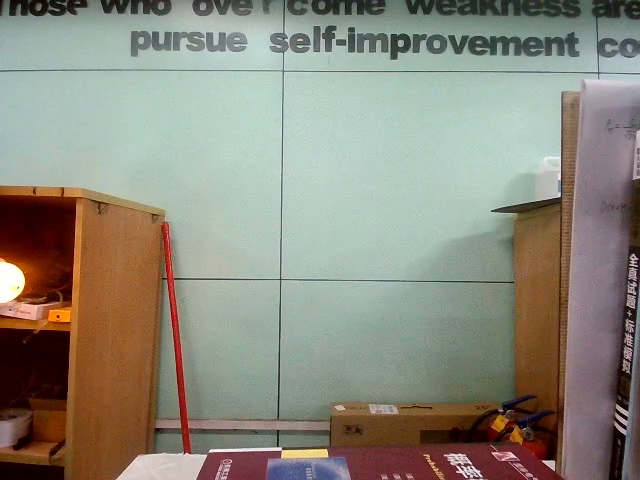
//> input picture frame 4 of Opencv/images/3.mp4, 640 x 480 px
$ ./test31   (built with g++ and OpenCV 4)
//> lines starting //> are read from the running program, lines starting //| are printed output that depends on the picture
//> further down, frame is the input picture: 480 rows x 640 cols, CV_8UC3; mean B, G, R 125.3, 137.6, 140.5
#include <opencv2/opencv.hpp>
#include <opencv2/imgproc.hpp>
#include <iostream>

using namespace cv;
using namespace std;

class ImageDeblur {
private:
    // 运动去模糊参数
    const int MOTION_KERNEL_SIZE = 15;  // 增大核大小以处理更严重的运动模糊
    const double ANGLE_STEP = 15.0;     // 角度步进
    const int NUM_ANGLES = 24;          // 360/15 = 24个角度

public:
    Mat processFrame(const Mat& frame) {
        Mat result;
        frame.copyTo(result);

        // 步骤1: 运动方向估计和去模糊
        Mat best_deblurred;
        double best_variance = 0;

        // 对不同角度进行去模糊尝试
        for(int i = 0; i < NUM_ANGLES; i++) {
            double angle = i * ANGLE_STEP;
            Mat motion_kernel = getMotionKernel(MOTION_KERNEL_SIZE, angle);

            Mat deblurred;
            deconvolution(frame, deblurred, motion_kernel);

            // 计算清晰度评估指标
            double variance = calculateVariance(deblurred);

            if(variance > best_variance) {
                best_variance = variance;
                deblurred.copyTo(best_deblurred);
            }
        }
//> this loop made 24 passes
//> (stddev in calculateVariance, variance, best_variance) on passes 1 to 5: (Scalar(57.25), 3277.8, 3277.8), (Scalar(57.6), 3317.3, 3317.3), (Scalar(57.87), 3349.1, 3349.1), (Scalar(58.1), 3375.9, 3375.9), (Scalar(58.12), 3377.8, 3377.8)
//> (stddev in calculateVariance, variance) on passes 6 to 11: (Scalar(58.02), 3366.4), (Scalar(57.65), 3323.9), (Scalar(57.97), 3360.5), (Scalar(58.1), 3375.6), (Scalar(58.02), 3366.1), (Scalar(57.76), 3336.2)
//> pass 1, in calculateVariance, `cvtColor(img, gray, COLOR_BGR2GRAY);`:
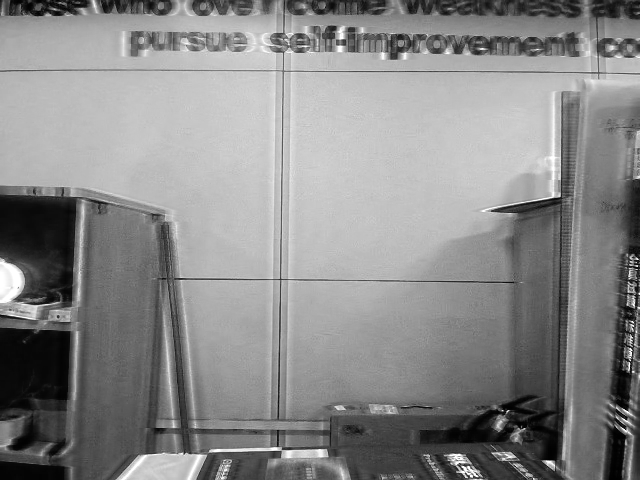
//> gray: 480 rows x 640 cols, CV_8UC1; min 0, max 255, mean 137
//> after the loop:
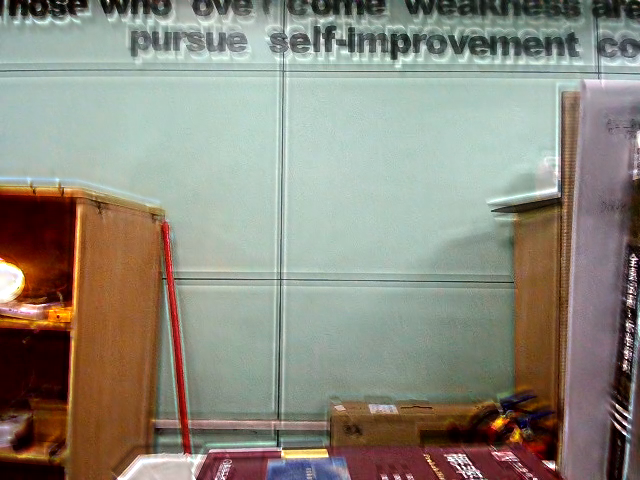
//> best_deblurred: 480 rows x 640 cols, CV_8UC3; mean B, G, R 125.2, 137.5, 140.5
//> after the loop, best_variance = 3377.8

        // 步骤2: 自适应锐化
        Mat sharpened;
        adaptiveSharpening(best_deblurred, sharpened);

        // 步骤3: 去噪同时保持边缘
        bilateralFilter(sharpened, result, 9, 75, 75);

        return result;
    }

private:
    // 生成运动模糊核
    Mat getMotionKernel(int size, double angle) {
        Mat kernel = Mat::zeros(size, size, CV_32F);
        Point center(size/2, size/2);
        double rad = angle * CV_PI / 180.0;
        double cos_val = cos(rad);
        double sin_val = sin(rad);

        // 在核上画一条线来模拟运动模糊
        Point2f direction(cos_val, sin_val);
        line(kernel,
             Point(center.x - direction.x * size/2, center.y - direction.y * size/2),
             Point(center.x + direction.x * size/2, center.y + direction.y * size/2),
             1.0, 1);

        kernel = kernel / sum(kernel);
        return kernel;
    }

    // 使用Richardson-Lucy算法进行去卷积
    void deconvolution(const Mat& src, Mat& dst, const Mat& kernel, int iterations = 5) {
        Mat float_src;
        src.convertTo(float_src, CV_32F);

        // 初始估计
        float_src.copyTo(dst);

        Mat kernel_flip;
        flip(kernel, kernel_flip, -1);

        for(int i = 0; i < iterations; i++) {
            Mat conv;
            filter2D(dst, conv, -1, kernel);

            Mat ratio;
            divide(float_src, conv + 1e-10, ratio);

            Mat est;
            filter2D(ratio, est, -1, kernel_flip);

            multiply(dst, est, dst);
        }

        dst.convertTo(dst, CV_8U);
    }

    // 计算图像方差作为清晰度度量
    double calculateVariance(const Mat& img) {
        Mat gray;
        if(img.channels() > 1)
            cvtColor(img, gray, COLOR_BGR2GRAY);
        else
            img.copyTo(gray);

        Scalar mean, stddev;
        meanStdDev(gray, mean, stddev);

        return stddev[0] * stddev[0];
    }

    // 自适应锐化
    void adaptiveSharpening(const Mat& src, Mat& dst) {
        Mat laplacian;
        Laplacian(src, laplacian, CV_32F, 3);
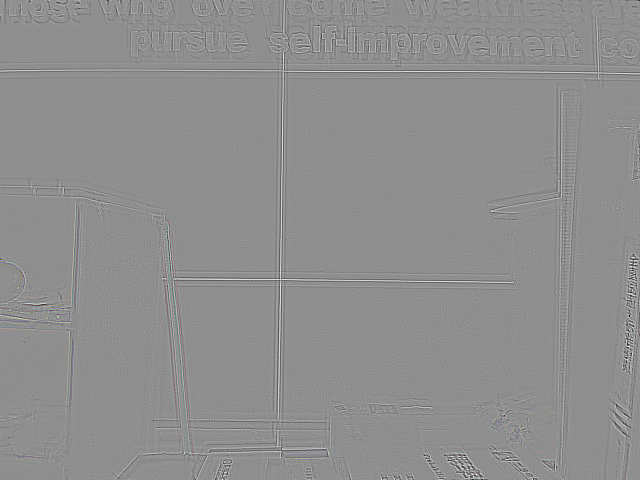
//> laplacian: 480 rows x 640 cols, CV_32FC3; mean B, G, R 0, 0, 0; drawn with min black and max white

        // 计算局部方差来自适应调整锐化强度
        Mat variance;
        Mat mean, mean_sq;
        blur(src, mean, Size(3,3));
        blur(src.mul(src), mean_sq, Size(3,3));
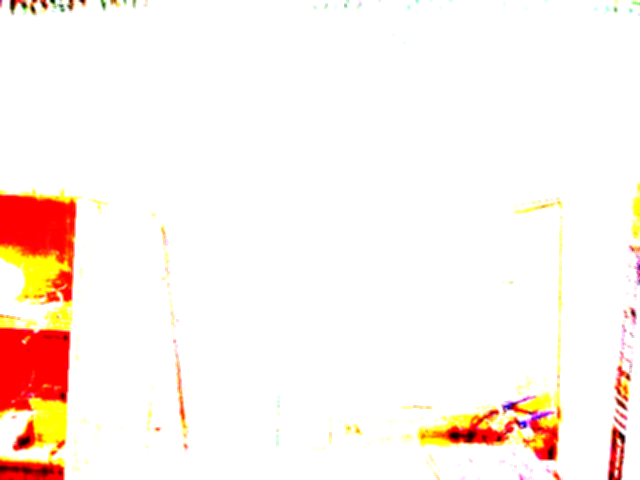
//> mean_sq: 480 rows x 640 cols, CV_8UC3; mean B, G, R 235.9, 242.3, 253.9
        variance = mean_sq - mean.mul(mean);

        // 将variance转换为float类型
        Mat variance_float;
        variance.convertTo(variance_float, CV_32F);
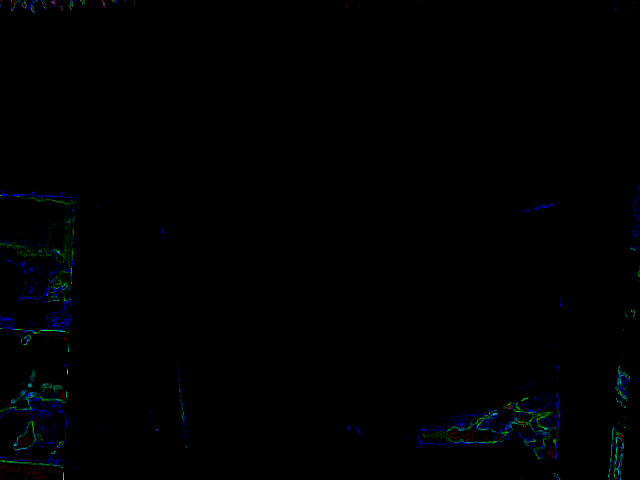
//> variance_float: 480 rows x 640 cols, CV_32FC3; mean B, G, R 0.3, 0.2, 0; drawn with min black and max white

        // 根据局部方差自适应调整锐化强度
        Mat sharpening_strength;
        exp(-variance_float/100.0, sharpening_strength);

        // 应用自适应锐化
        src.convertTo(dst, CV_32F);
        dst = dst + laplacian.mul(sharpening_strength);
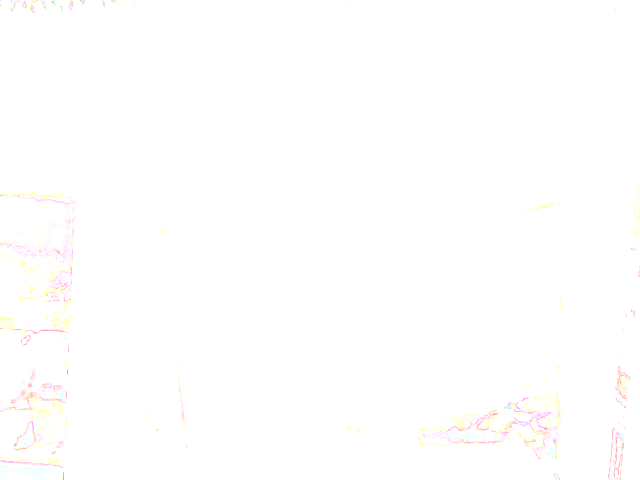
//> sharpening_strength: 480 rows x 640 cols, CV_32FC3; mean B, G, R 0.997, 0.998, 1
        dst.convertTo(dst, CV_8U);
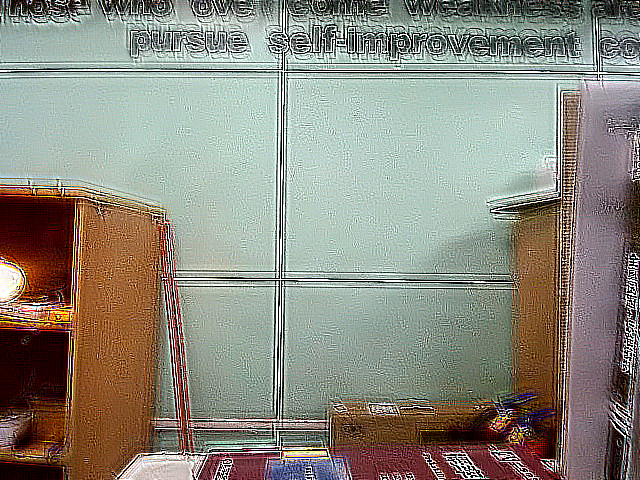
//> dst: 480 rows x 640 cols, CV_8UC3; mean B, G, R 126.9, 137.9, 140.1
    }
};

int main() {
    // 打开视频文件或摄像头
    VideoCapture cap("/home/wys/Desktop/Project/VisionProject/Opencv/images/3.mp4"); // 使用摄像头，或替换为视频文件路径
    if (!cap.isOpened()) {
        cout << "Error opening video stream" << endl;
        return -1;
    }

    // 获取视频属性
    int frame_width = cap.get(CAP_PROP_FRAME_WIDTH);
    int frame_height = cap.get(CAP_PROP_FRAME_HEIGHT);
    double fps = cap.get(CAP_PROP_FPS);

    // 创建视频写入器
    VideoWriter video("/home/wys/Desktop/Project/VisionProject/Opencv/images/deblurred_output2.avi",
                     VideoWriter::fourcc('M','J','P','G'),
                     fps,
                     Size(frame_width, frame_height));

    ImageDeblur deblurrer;
    Mat frame;

    while(1) {
        cap >> frame;
        if (frame.empty())
            break;

        Mat processed_frame = deblurrer.processFrame(frame);

        imshow("Original", frame);
        imshow("Deblurred", processed_frame);

        video.write(processed_frame);

        char c = (char)waitKey(1);
//> the 'q' key is pressed
        if(c == 'q')
            break;
    }

    cap.release();
    video.release();
    destroyAllWindows();

    return 0;
}

$ run again, starting later in the video
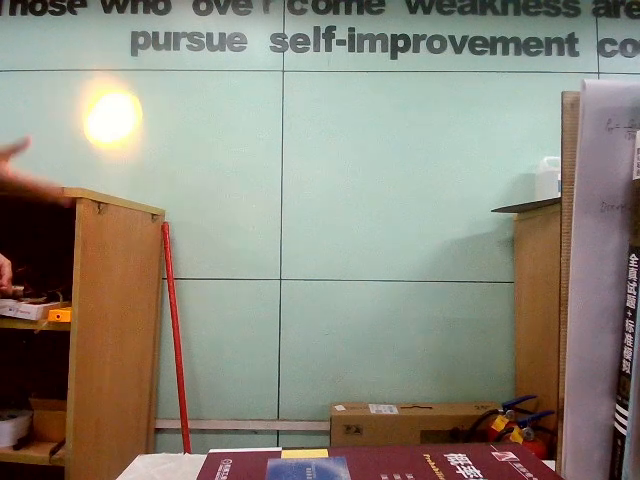
//> input picture frame 20 of Opencv/images/3.mp4, 640 x 480 px
//> frame is the input picture: 480 rows x 640 cols, CV_8UC3; mean B, G, R 124.9, 137.5, 141.4
//> the loop in processFrame, `for(int i = 0; i < NUM_ANGLES; i++)` made 24 passes
//> (mean in calculateVariance, stddev in calculateVariance, variance, best_variance) on passes 1 to 5: (Scalar(137.2), Scalar(60.17), 3620.3, 3620.3), (Scalar(137.2), Scalar(60.5), 3660.1, 3660.1), (Scalar(137.2), Scalar(60.74), 3689.3, 3689.3), (Scalar(137.2), Scalar(60.98), 3718.6, 3718.6), (Scalar(137.2), Scalar(60.99), 3720.3, 3720.3)
//> after the loop in processFrame, `for(int i = 0; i < NUM_ANGLES; i++)`:
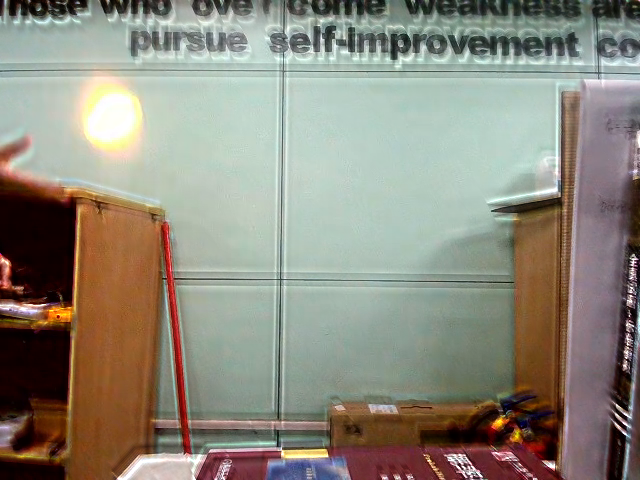
//> best_deblurred: 480 rows x 640 cols, CV_8UC3; mean B, G, R 124.9, 137.5, 141.4
//> after the loop in processFrame, `for(int i = 0; i < NUM_ANGLES; i++)`: best_variance = 3720.3
//> in adaptiveSharpening, `dst.convertTo(dst, CV_8U);`:
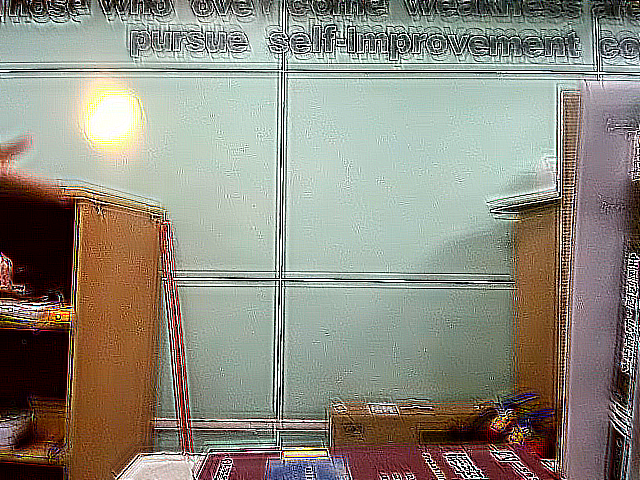
//> dst: 480 rows x 640 cols, CV_8UC3; mean B, G, R 126.3, 138, 141.2

$ run again, starting later in the video
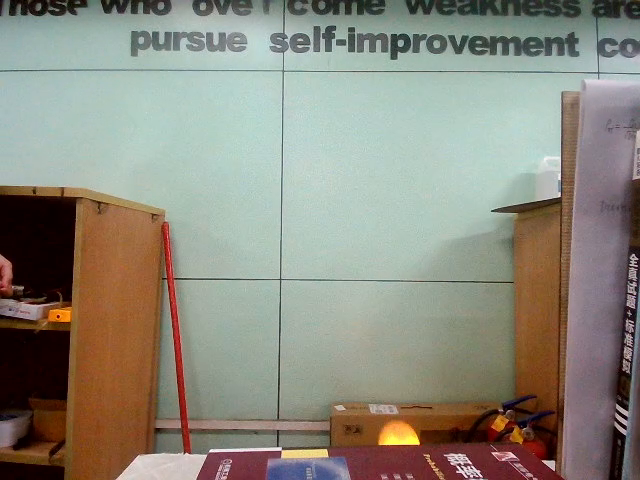
//> input picture frame 36 of Opencv/images/3.mp4, 640 x 480 px
//> frame is the input picture: 480 rows x 640 cols, CV_8UC3; mean B, G, R 125.8, 137.8, 140.5
//> the loop in processFrame, `for(int i = 0; i < NUM_ANGLES; i++)` made 24 passes
//> (stddev in calculateVariance, variance, best_variance) on passes 1, 2, 3, 4, 5, 9: (Scalar(58.3), 3398.5, 3398.5), (Scalar(58.63), 3437.7, 3437.7), (Scalar(58.89), 3468, 3468), (Scalar(59.14), 3497.1, 3497.1), (Scalar(59.15), 3498.2, 3498.2), (Scalar(59.15), 3498.9, 3498.9)
//> after the loop in processFrame, `for(int i = 0; i < NUM_ANGLES; i++)`:
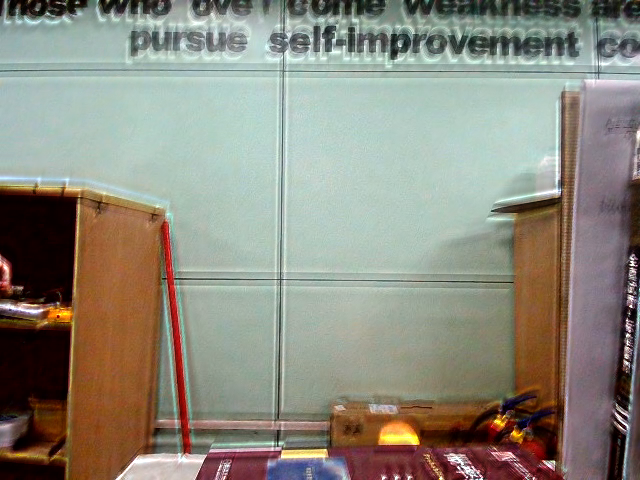
//> best_deblurred: 480 rows x 640 cols, CV_8UC3; mean B, G, R 125.8, 137.7, 140.5
//> after the loop in processFrame, `for(int i = 0; i < NUM_ANGLES; i++)`: best_variance = 3498.9
//> in adaptiveSharpening, `dst.convertTo(dst, CV_8U);`:
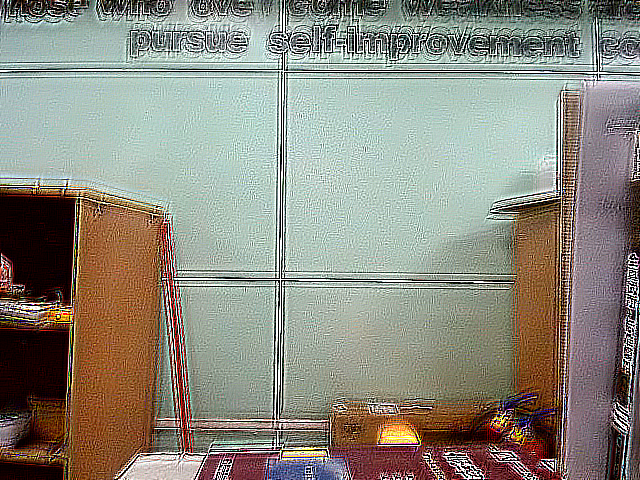
//> dst: 480 rows x 640 cols, CV_8UC3; mean B, G, R 127.3, 138.1, 140.3
